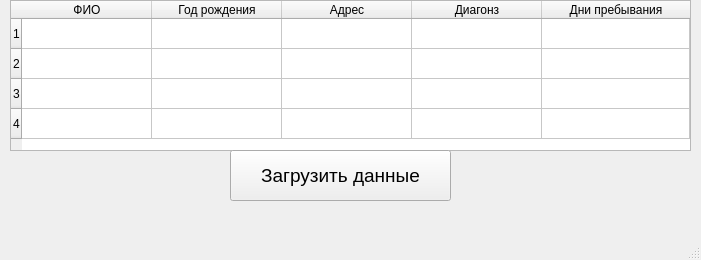
<?xml version="1.0" encoding="UTF-8"?>
<ui version="4.0">
 <class>Hospital</class>
 <widget class="QMainWindow" name="Hospital">
  <property name="geometry">
   <rect>
    <x>0</x>
    <y>0</y>
    <width>701</width>
    <height>260</height>
   </rect>
  </property>
  <property name="windowTitle">
   <string>Больница</string>
  </property>
  <widget class="QWidget" name="centralwidget">
   <widget class="QTableWidget" name="tableWidget">
    <property name="geometry">
     <rect>
      <x>10</x>
      <y>0</y>
      <width>681</width>
      <height>151</height>
     </rect>
    </property>
    <attribute name="horizontalHeaderCascadingSectionResizes">
     <bool>false</bool>
    </attribute>
    <attribute name="horizontalHeaderDefaultSectionSize">
     <number>130</number>
    </attribute>
    <attribute name="horizontalHeaderMinimumSectionSize">
     <number>26</number>
    </attribute>
    <attribute name="horizontalHeaderStretchLastSection">
     <bool>true</bool>
    </attribute>
    <attribute name="verticalHeaderStretchLastSection">
     <bool>false</bool>
    </attribute>
    <row>
     <property name="text">
      <string>1</string>
     </property>
     <property name="textAlignment">
      <set>AlignLeading|AlignVCenter</set>
     </property>
    </row>
    <row>
     <property name="text">
      <string>2</string>
     </property>
    </row>
    <row>
     <property name="text">
      <string>3</string>
     </property>
    </row>
    <row>
     <property name="text">
      <string>4</string>
     </property>
     <property name="textAlignment">
      <set>AlignCenter</set>
     </property>
    </row>
    <column>
     <property name="text">
      <string>ФИО</string>
     </property>
    </column>
    <column>
     <property name="text">
      <string>Год рождения</string>
     </property>
    </column>
    <column>
     <property name="text">
      <string>Адрес</string>
     </property>
    </column>
    <column>
     <property name="text">
      <string>Диагонз</string>
     </property>
    </column>
    <column>
     <property name="text">
      <string>Дни пребывания</string>
     </property>
     <property name="textAlignment">
      <set>AlignCenter</set>
     </property>
    </column>
   </widget>
   <widget class="QPushButton" name="pushButton">
    <property name="geometry">
     <rect>
      <x>230</x>
      <y>150</y>
      <width>221</width>
      <height>51</height>
     </rect>
    </property>
    <property name="font">
     <font>
      <pointsize>14</pointsize>
     </font>
    </property>
    <property name="text">
     <string>Загрузить данные</string>
    </property>
   </widget>
  </widget>
  <widget class="QMenuBar" name="menubar">
   <property name="geometry">
    <rect>
     <x>0</x>
     <y>0</y>
     <width>701</width>
     <height>21</height>
    </rect>
   </property>
  </widget>
  <widget class="QStatusBar" name="statusbar"/>
 </widget>
 <resources/>
 <connections/>
</ui>
